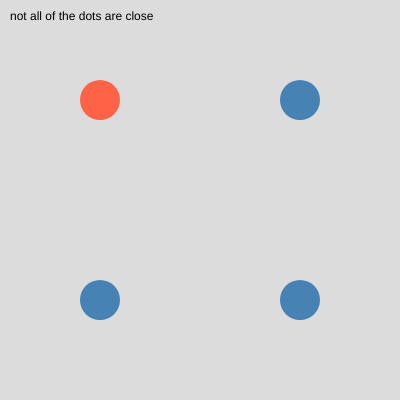
Frame 1 (no input)
Frame 60 (no input): identical to frame 1, image omitted
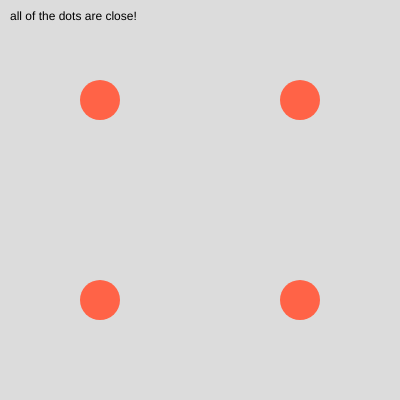
Frame 120 (the mouse pressed at the canvas centre since frame 60)

The p5.js sketch that drew these frames (run headless with seeded random() and noise() and a simulated clock; from frame 60 on, the mouse is pressed at the canvas centre):

// p5.js sketch
// ── sketch.js
/**
 *
 * STEP 5: using forEach() to answer a question about a whole array.
 *
 * In hand_gestures we need to know if ALL four fingers are curled.
 * Here we ask the same kind of question: are ALL of the dots close to the mouse?
 * forEach() checks them one at a time, and we count how many pass.
 *
 *   move the mouse - each dot turns red when the mouse is close to it
 *
 */
let dots = [
  { x: 100, y: 100 },
  { x: 300, y: 100 },
  { x: 100, y: 300 },
  { x: 300, y: 300 },
];
let reach = 170; // how close counts as close, in pixels

function setup() {
  createCanvas(400, 400);
}

function draw() {
  background(220);

  noStroke();
  dots.forEach((dot) => {
    if (dist(dot.x, dot.y, mouseX, mouseY) < reach) {
      fill('tomato');
    } else {
      fill('steelblue');
    }
    circle(dot.x, dot.y, 40);
  });

  fill(0);
  if (allDotsAreClose()) {
    text('all of the dots are close!', 10, 20);
  } else {
    text('not all of the dots are close', 10, 20);
  }
}

function allDotsAreClose() {
  let closeCount = 0;

  dots.forEach((dot) => {
    if (dist(dot.x, dot.y, mouseX, mouseY) < reach) {
      closeCount++;
    }
  });

  // this check is outside of forEach(), so it runs after every dot is checked.
  // A return inside of forEach() would only finish that one dot.
  if (closeCount === dots.length) {
    return true;
  }
  return false;
}

// Try it:
// 1. Change allDotsAreClose() so it's true when at least 2 dots are close.
// 2. Write countCloseDots() that returns the number instead of true or
//    false, and show it on the canvas.
